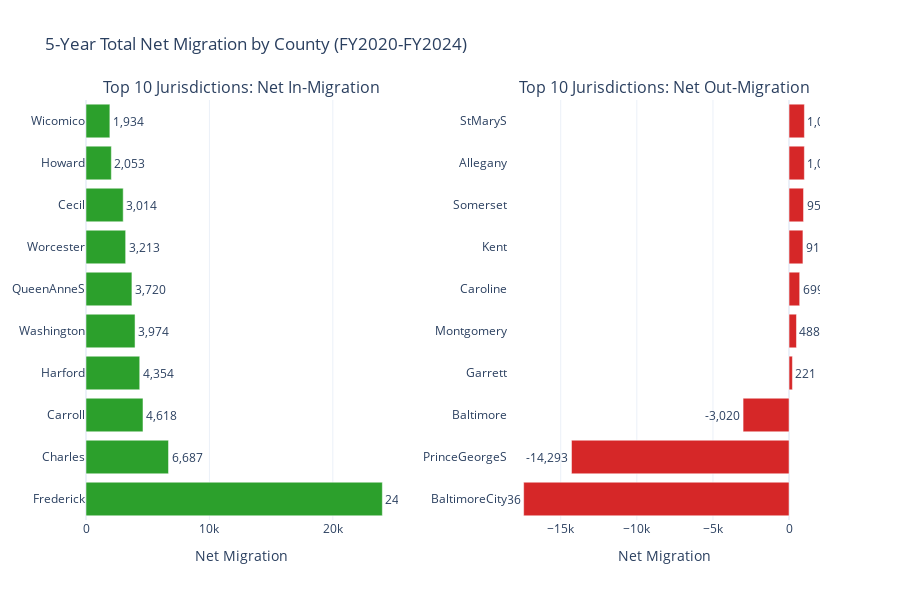

Notebook cell for this chart:
### Code cell
# Visualize top gainers and losers among counties
top_n = 10
top_gainers = total_by_county.head(top_n)
top_losers = total_by_county.tail(top_n).sort_values()

fig = make_subplots(
    rows=1, cols=2,
    subplot_titles=('Top 10 Jurisdictions: Net In-Migration', 'Top 10 Jurisdictions: Net Out-Migration'),
    horizontal_spacing=0.15
)

# Top gainers
fig.add_trace(
    go.Bar(
        y=top_gainers.index,
        x=top_gainers.values,
        orientation='h',
        marker=dict(color='#2ca02c'),
        text=top_gainers.values,
        texttemplate='%{text:,}',
        textposition='outside',
        name='In-Migration'
    ),
    row=1, col=1
)

# Top losers
fig.add_trace(
    go.Bar(
        y=top_losers.index,
        x=top_losers.values,
        orientation='h',
        marker=dict(color='#d62728'),
        text=top_losers.values,
        texttemplate='%{text:,}',
        textposition='outside',
        name='Out-Migration'
    ),
    row=1, col=2
)

fig.update_layout(
    title_text='5-Year Total Net Migration by County (FY2020-FY2024)',
    showlegend=False,
    height=600,
    template='plotly_white'
)

fig.update_xaxes(title_text='Net Migration', row=1, col=1)
fig.update_xaxes(title_text='Net Migration', row=1, col=2)

fig.show()

### Figure 1 — Plotly figure (JSON) as saved in the notebook; plotly's stock layout.template omitted (floating-point values rounded to 4 significant figures)
{"data": [{"marker": {"color": "#2ca02c"}, "name": "In-Migration", "orientation": "h", "text": [24010.0, 6687.0, 4618.0, 4354.0, 3974.0, 3720.0, 3213.0, 3014.0, 2053.0, 1934.0], "textposition": "outside", "texttemplate": "%{text:,}", "type": "bar", "x": [24014, 6687, 4618, 4354, 3974, 3720, 3213, 3014, 2053, 1934], "xaxis": "x", "y": ["Frederick", "Charles", "Carroll", "Harford", "Washington", "QueenAnneS", "Worcester", "Cecil", "Howard", "Wicomico"], "yaxis": "y"}, {"marker": {"color": "#d62728"}, "name": "Out-Migration", "orientation": "h", "text": [-17440.0, -14290.0, -3020.0, 221.0, 488.0, 699.0, 912.0, 952.0, 1006.0, 1009.0], "textposition": "outside", "texttemplate": "%{text:,}", "type": "bar", "x": [-17436, -14293, -3020, 221, 488, 699, 912, 952, 1006, 1009], "xaxis": "x2", "y": ["BaltimoreCity", "PrinceGeorgeS", "Baltimore", "Garrett", "Montgomery", "Caroline", "Kent", "Somerset", "Allegany", "StMaryS"], "yaxis": "y2"}], "layout": {"annotations": [{"font": {"size": 16}, "showarrow": false, "text": "Top 10 Jurisdictions: Net In-Migration", "x": 0.2125, "xanchor": "center", "xref": "paper", "y": 1, "yanchor": "bottom", "yref": "paper"}, {"font": {"size": 16}, "showarrow": false, "text": "Top 10 Jurisdictions: Net Out-Migration", "x": 0.7875, "xanchor": "center", "xref": "paper", "y": 1, "yanchor": "bottom", "yref": "paper"}], "height": 600, "showlegend": false, "title": {"text": "5-Year Total Net Migration by County (FY2020-FY2024)"}, "xaxis": {"anchor": "y", "domain": [0, 0.425], "title": {"text": "Net Migration"}}, "xaxis2": {"anchor": "y2", "domain": [0.575, 1], "title": {"text": "Net Migration"}}, "yaxis": {"anchor": "x", "domain": [0, 1]}, "yaxis2": {"anchor": "x2", "domain": [0, 1]}}}
